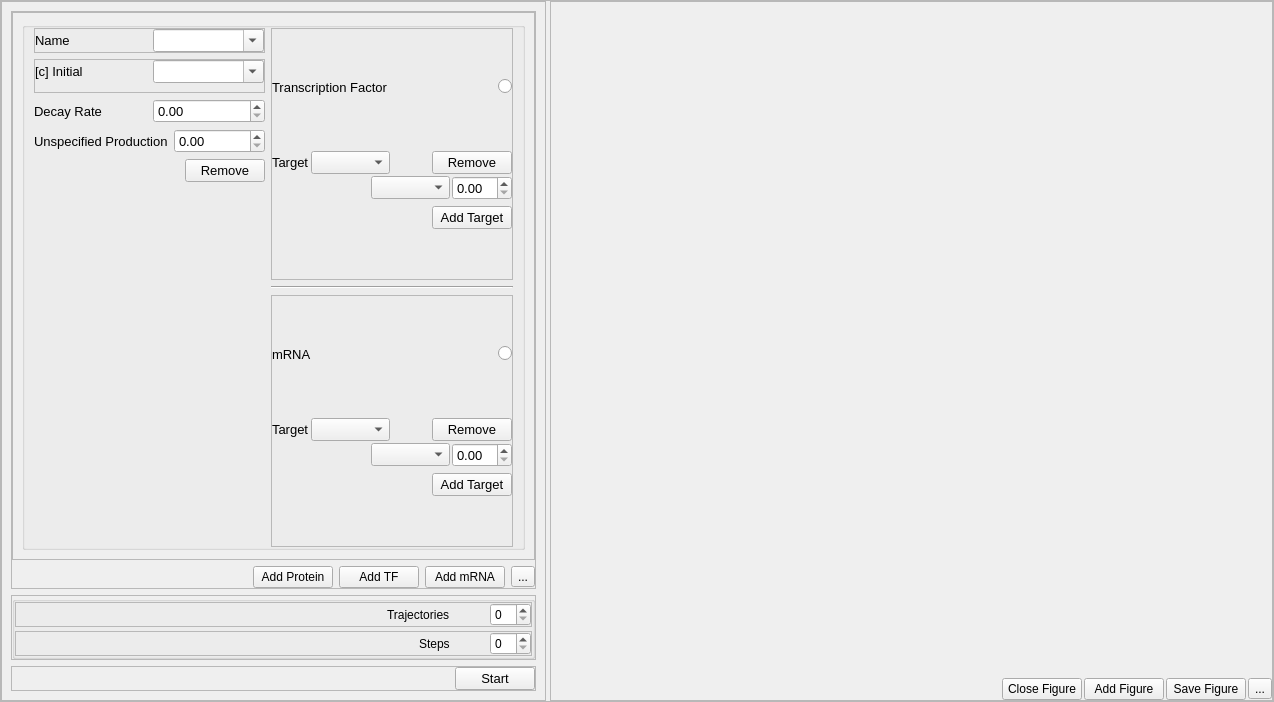
<?xml version="1.0" encoding="UTF-8"?>
<ui version="4.0">
 <class>Form</class>
 <widget class="QWidget" name="Form">
  <property name="geometry">
   <rect>
    <x>0</x>
    <y>0</y>
    <width>1274</width>
    <height>702</height>
   </rect>
  </property>
  <property name="sizePolicy">
   <sizepolicy hsizetype="Preferred" vsizetype="Preferred">
    <horstretch>75</horstretch>
    <verstretch>0</verstretch>
   </sizepolicy>
  </property>
  <property name="windowTitle">
   <string>Form</string>
  </property>
  <property name="styleSheet">
   <string notr="true"/>
  </property>
  <layout class="QGridLayout" name="gridLayout">
   <property name="leftMargin">
    <number>0</number>
   </property>
   <property name="topMargin">
    <number>0</number>
   </property>
   <property name="rightMargin">
    <number>0</number>
   </property>
   <property name="bottomMargin">
    <number>0</number>
   </property>
   <item row="0" column="0">
    <widget class="QFrame" name="frame">
     <property name="sizePolicy">
      <sizepolicy hsizetype="Expanding" vsizetype="Expanding">
       <horstretch>0</horstretch>
       <verstretch>0</verstretch>
      </sizepolicy>
     </property>
     <property name="frameShape">
      <enum>QFrame::StyledPanel</enum>
     </property>
     <property name="frameShadow">
      <enum>QFrame::Raised</enum>
     </property>
     <layout class="QHBoxLayout" name="horizontalLayout_2">
      <property name="spacing">
       <number>4</number>
      </property>
      <property name="leftMargin">
       <number>0</number>
      </property>
      <property name="topMargin">
       <number>0</number>
      </property>
      <property name="rightMargin">
       <number>0</number>
      </property>
      <property name="bottomMargin">
       <number>0</number>
      </property>
      <item>
       <widget class="QFrame" name="frame_3">
        <property name="sizePolicy">
         <sizepolicy hsizetype="Preferred" vsizetype="Preferred">
          <horstretch>2</horstretch>
          <verstretch>0</verstretch>
         </sizepolicy>
        </property>
        <property name="minimumSize">
         <size>
          <width>545</width>
          <height>700</height>
         </size>
        </property>
        <property name="frameShape">
         <enum>QFrame::StyledPanel</enum>
        </property>
        <property name="frameShadow">
         <enum>QFrame::Raised</enum>
        </property>
        <layout class="QVBoxLayout" name="verticalLayout_3">
         <item>
          <widget class="QFrame" name="frame_5">
           <property name="sizePolicy">
            <sizepolicy hsizetype="Expanding" vsizetype="Expanding">
             <horstretch>0</horstretch>
             <verstretch>12</verstretch>
            </sizepolicy>
           </property>
           <property name="frameShape">
            <enum>QFrame::StyledPanel</enum>
           </property>
           <property name="frameShadow">
            <enum>QFrame::Raised</enum>
           </property>
           <layout class="QVBoxLayout" name="verticalLayout_2">
            <property name="leftMargin">
             <number>0</number>
            </property>
            <property name="topMargin">
             <number>0</number>
            </property>
            <property name="rightMargin">
             <number>0</number>
            </property>
            <property name="bottomMargin">
             <number>0</number>
            </property>
            <item>
             <widget class="QScrollArea" name="scrollArea">
              <property name="widgetResizable">
               <bool>true</bool>
              </property>
              <widget class="QWidget" name="scrollAreaWidgetContents_2">
               <property name="geometry">
                <rect>
                 <x>0</x>
                 <y>0</y>
                 <width>521</width>
                 <height>555</height>
                </rect>
               </property>
               <layout class="QVBoxLayout" name="verticalLayout_12">
                <item>
                 <widget class="QGroupBox" name="proteinGroupBox">
                  <property name="sizePolicy">
                   <sizepolicy hsizetype="Expanding" vsizetype="Minimum">
                    <horstretch>0</horstretch>
                    <verstretch>0</verstretch>
                   </sizepolicy>
                  </property>
                  <property name="font">
                   <font>
                    <pointsize>10</pointsize>
                    <weight>50</weight>
                    <bold>false</bold>
                   </font>
                  </property>
                  <property name="title">
                   <string/>
                  </property>
                  <layout class="QHBoxLayout" name="horizontalLayout_12">
                   <property name="topMargin">
                    <number>0</number>
                   </property>
                   <property name="bottomMargin">
                    <number>0</number>
                   </property>
                   <item>
                    <layout class="QVBoxLayout" name="verticalLayout">
                     <item>
                      <widget class="QFrame" name="frame_6">
                       <property name="frameShape">
                        <enum>QFrame::StyledPanel</enum>
                       </property>
                       <property name="frameShadow">
                        <enum>QFrame::Raised</enum>
                       </property>
                       <layout class="QHBoxLayout" name="horizontalLayout_13">
                        <property name="leftMargin">
                         <number>0</number>
                        </property>
                        <property name="topMargin">
                         <number>0</number>
                        </property>
                        <property name="rightMargin">
                         <number>0</number>
                        </property>
                        <property name="bottomMargin">
                         <number>0</number>
                        </property>
                        <item>
                         <widget class="QLabel" name="label">
                          <property name="text">
                           <string>Name</string>
                          </property>
                         </widget>
                        </item>
                        <item>
                         <widget class="QComboBox" name="NameComboBox">
                          <property name="editable">
                           <bool>true</bool>
                          </property>
                         </widget>
                        </item>
                       </layout>
                      </widget>
                     </item>
                     <item>
                      <widget class="QFrame" name="frame_7">
                       <property name="frameShape">
                        <enum>QFrame::StyledPanel</enum>
                       </property>
                       <property name="frameShadow">
                        <enum>QFrame::Raised</enum>
                       </property>
                       <layout class="QHBoxLayout" name="horizontalLayout_14">
                        <property name="leftMargin">
                         <number>0</number>
                        </property>
                        <property name="topMargin">
                         <number>0</number>
                        </property>
                        <property name="rightMargin">
                         <number>0</number>
                        </property>
                        <item>
                         <widget class="QLabel" name="label_2">
                          <property name="frameShape">
                           <enum>QFrame::NoFrame</enum>
                          </property>
                          <property name="text">
                           <string>[c] Initial</string>
                          </property>
                         </widget>
                        </item>
                        <item>
                         <widget class="QComboBox" name="cComboBox">
                          <property name="editable">
                           <bool>true</bool>
                          </property>
                         </widget>
                        </item>
                       </layout>
                      </widget>
                     </item>
                     <item>
                      <layout class="QVBoxLayout" name="verticalLayout_6">
                       <item>
                        <layout class="QHBoxLayout" name="horizontalLayout_10">
                         <item>
                          <widget class="QLabel" name="label_4">
                           <property name="frameShape">
                            <enum>QFrame::NoFrame</enum>
                           </property>
                           <property name="text">
                            <string>Decay Rate</string>
                           </property>
                          </widget>
                         </item>
                         <item>
                          <widget class="QDoubleSpinBox" name="decayRateDoubleSpinBox"/>
                         </item>
                        </layout>
                       </item>
                       <item>
                        <layout class="QHBoxLayout" name="horizontalLayout_11">
                         <item>
                          <widget class="QLabel" name="label_9">
                           <property name="text">
                            <string>Unspecified Production</string>
                           </property>
                          </widget>
                         </item>
                         <item>
                          <widget class="QDoubleSpinBox" name="CreateDoubleSpinBox"/>
                         </item>
                        </layout>
                       </item>
                       <item>
                        <layout class="QHBoxLayout" name="horizontalLayout_15">
                         <item>
                          <spacer name="horizontalSpacer_14">
                           <property name="orientation">
                            <enum>Qt::Horizontal</enum>
                           </property>
                           <property name="sizeHint" stdset="0">
                            <size>
                             <width>40</width>
                             <height>20</height>
                            </size>
                           </property>
                          </spacer>
                         </item>
                         <item>
                          <widget class="QPushButton" name="removePushButton">
                           <property name="text">
                            <string>Remove</string>
                           </property>
                          </widget>
                         </item>
                        </layout>
                       </item>
                       <item>
                        <spacer name="verticalSpacer">
                         <property name="orientation">
                          <enum>Qt::Vertical</enum>
                         </property>
                         <property name="sizeHint" stdset="0">
                          <size>
                           <width>20</width>
                           <height>40</height>
                          </size>
                         </property>
                        </spacer>
                       </item>
                      </layout>
                     </item>
                    </layout>
                   </item>
                   <item>
                    <layout class="QVBoxLayout" name="verticalLayout_4">
                     <item>
                      <widget class="QFrame" name="frame_8">
                       <property name="frameShape">
                        <enum>QFrame::StyledPanel</enum>
                       </property>
                       <property name="frameShadow">
                        <enum>QFrame::Raised</enum>
                       </property>
                       <layout class="QVBoxLayout" name="verticalLayout_5">
                        <property name="leftMargin">
                         <number>0</number>
                        </property>
                        <property name="topMargin">
                         <number>0</number>
                        </property>
                        <property name="rightMargin">
                         <number>0</number>
                        </property>
                        <property name="bottomMargin">
                         <number>0</number>
                        </property>
                        <item>
                         <layout class="QHBoxLayout" name="horizontalLayout_4">
                          <item>
                           <widget class="QLabel" name="label_5">
                            <property name="text">
                             <string>Transcription Factor</string>
                            </property>
                           </widget>
                          </item>
                          <item>
                           <spacer name="horizontalSpacer_3">
                            <property name="orientation">
                             <enum>Qt::Horizontal</enum>
                            </property>
                            <property name="sizeHint" stdset="0">
                             <size>
                              <width>40</width>
                              <height>20</height>
                             </size>
                            </property>
                           </spacer>
                          </item>
                          <item>
                           <widget class="QRadioButton" name="tfRadioButton">
                            <property name="text">
                             <string/>
                            </property>
                           </widget>
                          </item>
                         </layout>
                        </item>
                        <item>
                         <layout class="QVBoxLayout" name="verticalLayout_8">
                          <item>
                           <layout class="QVBoxLayout" name="verticalLayout_7">
                            <property name="spacing">
                             <number>2</number>
                            </property>
                            <item>
                             <layout class="QHBoxLayout" name="horizontalLayout_5">
                              <item>
                               <widget class="QLabel" name="label_6">
                                <property name="sizePolicy">
                                 <sizepolicy hsizetype="Preferred" vsizetype="Preferred">
                                  <horstretch>0</horstretch>
                                  <verstretch>0</verstretch>
                                 </sizepolicy>
                                </property>
                                <property name="text">
                                 <string>Target</string>
                                </property>
                               </widget>
                              </item>
                              <item>
                               <widget class="QComboBox" name="targetComboBox"/>
                              </item>
                              <item>
                               <spacer name="horizontalSpacer_8">
                                <property name="orientation">
                                 <enum>Qt::Horizontal</enum>
                                </property>
                                <property name="sizeHint" stdset="0">
                                 <size>
                                  <width>40</width>
                                  <height>20</height>
                                 </size>
                                </property>
                               </spacer>
                              </item>
                              <item>
                               <widget class="QPushButton" name="removeTFPushButton">
                                <property name="text">
                                 <string>Remove</string>
                                </property>
                               </widget>
                              </item>
                             </layout>
                            </item>
                            <item>
                             <layout class="QHBoxLayout" name="horizontalLayout_6">
                              <item>
                               <spacer name="horizontalSpacer_4">
                                <property name="orientation">
                                 <enum>Qt::Horizontal</enum>
                                </property>
                                <property name="sizeHint" stdset="0">
                                 <size>
                                  <width>40</width>
                                  <height>20</height>
                                 </size>
                                </property>
                               </spacer>
                              </item>
                              <item>
                               <widget class="QComboBox" name="comboBox">
                                <property name="currentText">
                                 <string/>
                                </property>
                               </widget>
                              </item>
                              <item>
                               <widget class="QDoubleSpinBox" name="betaSpinBox"/>
                              </item>
                             </layout>
                            </item>
                           </layout>
                          </item>
                          <item>
                           <layout class="QHBoxLayout" name="horizontalLayout_7">
                            <item>
                             <spacer name="horizontalSpacer_5">
                              <property name="orientation">
                               <enum>Qt::Horizontal</enum>
                              </property>
                              <property name="sizeHint" stdset="0">
                               <size>
                                <width>40</width>
                                <height>20</height>
                               </size>
                              </property>
                             </spacer>
                            </item>
                            <item>
                             <widget class="QPushButton" name="addTargetPushButton">
                              <property name="text">
                               <string>Add Target</string>
                              </property>
                             </widget>
                            </item>
                           </layout>
                          </item>
                         </layout>
                        </item>
                       </layout>
                      </widget>
                     </item>
                     <item>
                      <widget class="Line" name="line">
                       <property name="orientation">
                        <enum>Qt::Horizontal</enum>
                       </property>
                      </widget>
                     </item>
                     <item>
                      <widget class="QFrame" name="frame_9">
                       <property name="frameShape">
                        <enum>QFrame::StyledPanel</enum>
                       </property>
                       <property name="frameShadow">
                        <enum>QFrame::Raised</enum>
                       </property>
                       <layout class="QVBoxLayout" name="verticalLayout_9">
                        <property name="leftMargin">
                         <number>0</number>
                        </property>
                        <property name="topMargin">
                         <number>0</number>
                        </property>
                        <property name="rightMargin">
                         <number>0</number>
                        </property>
                        <property name="bottomMargin">
                         <number>0</number>
                        </property>
                        <item>
                         <layout class="QHBoxLayout" name="horizontalLayout_8">
                          <item>
                           <widget class="QLabel" name="label_7">
                            <property name="text">
                             <string>mRNA</string>
                            </property>
                           </widget>
                          </item>
                          <item>
                           <spacer name="horizontalSpacer_6">
                            <property name="orientation">
                             <enum>Qt::Horizontal</enum>
                            </property>
                            <property name="sizeHint" stdset="0">
                             <size>
                              <width>40</width>
                              <height>20</height>
                             </size>
                            </property>
                           </spacer>
                          </item>
                          <item>
                           <widget class="QRadioButton" name="mRNARadioButton">
                            <property name="text">
                             <string/>
                            </property>
                           </widget>
                          </item>
                         </layout>
                        </item>
                        <item>
                         <layout class="QVBoxLayout" name="verticalLayout_10">
                          <item>
                           <layout class="QVBoxLayout" name="verticalLayout_11">
                            <property name="spacing">
                             <number>2</number>
                            </property>
                            <item>
                             <layout class="QHBoxLayout" name="horizontalLayout_9">
                              <item>
                               <widget class="QLabel" name="label_8">
                                <property name="text">
                                 <string>Target</string>
                                </property>
                               </widget>
                              </item>
                              <item>
                               <widget class="QComboBox" name="targetComboBox_2"/>
                              </item>
                              <item>
                               <spacer name="horizontalSpacer_7">
                                <property name="orientation">
                                 <enum>Qt::Horizontal</enum>
                                </property>
                                <property name="sizeHint" stdset="0">
                                 <size>
                                  <width>40</width>
                                  <height>20</height>
                                 </size>
                                </property>
                               </spacer>
                              </item>
                              <item>
                               <widget class="QPushButton" name="removemRNAPushButton">
                                <property name="text">
                                 <string>Remove</string>
                                </property>
                               </widget>
                              </item>
                             </layout>
                            </item>
                            <item>
                             <layout class="QHBoxLayout" name="horizontalLayout_18">
                              <item>
                               <spacer name="horizontalSpacer_15">
                                <property name="orientation">
                                 <enum>Qt::Horizontal</enum>
                                </property>
                                <property name="sizeHint" stdset="0">
                                 <size>
                                  <width>40</width>
                                  <height>20</height>
                                 </size>
                                </property>
                               </spacer>
                              </item>
                              <item>
                               <widget class="QComboBox" name="comboBox_2"/>
                              </item>
                              <item>
                               <widget class="QDoubleSpinBox" name="doubleSpinBox"/>
                              </item>
                             </layout>
                            </item>
                           </layout>
                          </item>
                          <item>
                           <layout class="QHBoxLayout" name="horizontalLayout_19">
                            <item>
                             <spacer name="horizontalSpacer_16">
                              <property name="orientation">
                               <enum>Qt::Horizontal</enum>
                              </property>
                              <property name="sizeHint" stdset="0">
                               <size>
                                <width>40</width>
                                <height>20</height>
                               </size>
                              </property>
                             </spacer>
                            </item>
                            <item>
                             <widget class="QPushButton" name="addTargetPushButton_2">
                              <property name="text">
                               <string>Add Target</string>
                              </property>
                             </widget>
                            </item>
                           </layout>
                          </item>
                         </layout>
                        </item>
                       </layout>
                      </widget>
                     </item>
                    </layout>
                   </item>
                  </layout>
                 </widget>
                </item>
               </layout>
              </widget>
             </widget>
            </item>
            <item>
             <layout class="QHBoxLayout" name="horizontalLayout_3">
              <item>
               <spacer name="horizontalSpacer_2">
                <property name="orientation">
                 <enum>Qt::Horizontal</enum>
                </property>
                <property name="sizeHint" stdset="0">
                 <size>
                  <width>40</width>
                  <height>20</height>
                 </size>
                </property>
               </spacer>
              </item>
              <item>
               <widget class="QPushButton" name="addProteinPushButton">
                <property name="text">
                 <string>Add Protein</string>
                </property>
               </widget>
              </item>
              <item>
               <widget class="QPushButton" name="addTFPushButton">
                <property name="text">
                 <string>Add TF</string>
                </property>
               </widget>
              </item>
              <item>
               <widget class="QPushButton" name="addmRNAPushButton">
                <property name="text">
                 <string>Add mRNA</string>
                </property>
               </widget>
              </item>
              <item>
               <widget class="QToolButton" name="toolButton">
                <property name="text">
                 <string>...</string>
                </property>
               </widget>
              </item>
             </layout>
            </item>
           </layout>
          </widget>
         </item>
         <item>
          <widget class="QFrame" name="frame_52">
           <property name="frameShape">
            <enum>QFrame::StyledPanel</enum>
           </property>
           <property name="frameShadow">
            <enum>QFrame::Raised</enum>
           </property>
           <layout class="QVBoxLayout" name="verticalLayout_40">
            <property name="spacing">
             <number>4</number>
            </property>
            <property name="leftMargin">
             <number>0</number>
            </property>
            <property name="topMargin">
             <number>0</number>
            </property>
            <property name="rightMargin">
             <number>0</number>
            </property>
            <property name="bottomMargin">
             <number>0</number>
            </property>
            <item>
             <widget class="QGroupBox" name="groupBox_5">
              <property name="sizePolicy">
               <sizepolicy hsizetype="Expanding" vsizetype="Expanding">
                <horstretch>0</horstretch>
                <verstretch>0</verstretch>
               </sizepolicy>
              </property>
              <property name="title">
               <string/>
              </property>
              <layout class="QVBoxLayout" name="verticalLayout_14">
               <property name="spacing">
                <number>4</number>
               </property>
               <property name="leftMargin">
                <number>0</number>
               </property>
               <property name="topMargin">
                <number>0</number>
               </property>
               <property name="rightMargin">
                <number>0</number>
               </property>
               <property name="bottomMargin">
                <number>0</number>
               </property>
               <item>
                <widget class="QFrame" name="frame_54">
                 <property name="frameShape">
                  <enum>QFrame::StyledPanel</enum>
                 </property>
                 <property name="frameShadow">
                  <enum>QFrame::Raised</enum>
                 </property>
                 <layout class="QHBoxLayout" name="horizontalLayout_17">
                  <property name="spacing">
                   <number>0</number>
                  </property>
                  <property name="leftMargin">
                   <number>0</number>
                  </property>
                  <property name="topMargin">
                   <number>0</number>
                  </property>
                  <property name="rightMargin">
                   <number>0</number>
                  </property>
                  <property name="bottomMargin">
                   <number>0</number>
                  </property>
                  <item>
                   <spacer name="horizontalSpacer_11">
                    <property name="orientation">
                     <enum>Qt::Horizontal</enum>
                    </property>
                    <property name="sizeHint" stdset="0">
                     <size>
                      <width>424</width>
                      <height>20</height>
                     </size>
                    </property>
                   </spacer>
                  </item>
                  <item>
                   <widget class="QLabel" name="label_26">
                    <property name="text">
                     <string>Trajectories</string>
                    </property>
                   </widget>
                  </item>
                  <item>
                   <spacer name="horizontalSpacer_12">
                    <property name="orientation">
                     <enum>Qt::Horizontal</enum>
                    </property>
                    <property name="sizeType">
                     <enum>QSizePolicy::Fixed</enum>
                    </property>
                    <property name="sizeHint" stdset="0">
                     <size>
                      <width>40</width>
                      <height>20</height>
                     </size>
                    </property>
                   </spacer>
                  </item>
                  <item>
                   <widget class="QSpinBox" name="trajectoriesSpinBox"/>
                  </item>
                 </layout>
                </widget>
               </item>
               <item>
                <widget class="QFrame" name="frame_53">
                 <property name="frameShape">
                  <enum>QFrame::StyledPanel</enum>
                 </property>
                 <property name="frameShadow">
                  <enum>QFrame::Raised</enum>
                 </property>
                 <layout class="QHBoxLayout" name="horizontalLayout_16">
                  <property name="spacing">
                   <number>0</number>
                  </property>
                  <property name="leftMargin">
                   <number>0</number>
                  </property>
                  <property name="topMargin">
                   <number>0</number>
                  </property>
                  <property name="rightMargin">
                   <number>0</number>
                  </property>
                  <property name="bottomMargin">
                   <number>0</number>
                  </property>
                  <item>
                   <spacer name="horizontalSpacer_9">
                    <property name="orientation">
                     <enum>Qt::Horizontal</enum>
                    </property>
                    <property name="sizeHint" stdset="0">
                     <size>
                      <width>419</width>
                      <height>10</height>
                     </size>
                    </property>
                   </spacer>
                  </item>
                  <item>
                   <widget class="QLabel" name="label_25">
                    <property name="text">
                     <string>Steps</string>
                    </property>
                   </widget>
                  </item>
                  <item>
                   <spacer name="horizontalSpacer_10">
                    <property name="orientation">
                     <enum>Qt::Horizontal</enum>
                    </property>
                    <property name="sizeType">
                     <enum>QSizePolicy::Fixed</enum>
                    </property>
                    <property name="sizeHint" stdset="0">
                     <size>
                      <width>40</width>
                      <height>10</height>
                     </size>
                    </property>
                   </spacer>
                  </item>
                  <item>
                   <widget class="QSpinBox" name="stepsSpinBox"/>
                  </item>
                 </layout>
                </widget>
               </item>
              </layout>
             </widget>
            </item>
           </layout>
          </widget>
         </item>
         <item>
          <widget class="QFrame" name="frame_2">
           <property name="sizePolicy">
            <sizepolicy hsizetype="Expanding" vsizetype="Expanding">
             <horstretch>0</horstretch>
             <verstretch>0</verstretch>
            </sizepolicy>
           </property>
           <property name="font">
            <font>
             <pointsize>10</pointsize>
            </font>
           </property>
           <property name="frameShape">
            <enum>QFrame::StyledPanel</enum>
           </property>
           <property name="frameShadow">
            <enum>QFrame::Raised</enum>
           </property>
           <layout class="QHBoxLayout" name="horizontalLayout">
            <property name="spacing">
             <number>4</number>
            </property>
            <property name="leftMargin">
             <number>0</number>
            </property>
            <property name="topMargin">
             <number>0</number>
            </property>
            <property name="rightMargin">
             <number>0</number>
            </property>
            <property name="bottomMargin">
             <number>0</number>
            </property>
            <item>
             <spacer name="horizontalSpacer">
              <property name="orientation">
               <enum>Qt::Horizontal</enum>
              </property>
              <property name="sizeHint" stdset="0">
               <size>
                <width>427</width>
                <height>20</height>
               </size>
              </property>
             </spacer>
            </item>
            <item>
             <widget class="QPushButton" name="startPushButton">
              <property name="text">
               <string>Start</string>
              </property>
             </widget>
            </item>
           </layout>
          </widget>
         </item>
        </layout>
       </widget>
      </item>
      <item>
       <widget class="QFrame" name="frame_4">
        <property name="sizePolicy">
         <sizepolicy hsizetype="Expanding" vsizetype="Expanding">
          <horstretch>75</horstretch>
          <verstretch>0</verstretch>
         </sizepolicy>
        </property>
        <property name="frameShape">
         <enum>QFrame::StyledPanel</enum>
        </property>
        <property name="frameShadow">
         <enum>QFrame::Raised</enum>
        </property>
        <layout class="QVBoxLayout" name="verticalLayout_25">
         <property name="spacing">
          <number>2</number>
         </property>
         <property name="leftMargin">
          <number>0</number>
         </property>
         <property name="topMargin">
          <number>0</number>
         </property>
         <property name="rightMargin">
          <number>0</number>
         </property>
         <property name="bottomMargin">
          <number>0</number>
         </property>
         <item>
          <layout class="QHBoxLayout" name="horizontalLayout_21">
           <item>
            <widget class="QStackedWidget" name="stackedWidget">
             <widget class="QWidget" name="page_5"/>
             <widget class="QWidget" name="page_6"/>
            </widget>
           </item>
          </layout>
         </item>
         <item>
          <layout class="QHBoxLayout" name="horizontalLayout_20">
           <item>
            <spacer name="horizontalSpacer_13">
             <property name="orientation">
              <enum>Qt::Horizontal</enum>
             </property>
             <property name="sizeHint" stdset="0">
              <size>
               <width>40</width>
               <height>20</height>
              </size>
             </property>
            </spacer>
           </item>
           <item>
            <widget class="QPushButton" name="closeFigurePushButton">
             <property name="text">
              <string>Close Figure</string>
             </property>
            </widget>
           </item>
           <item>
            <widget class="QPushButton" name="addFigurePushButton">
             <property name="text">
              <string>Add Figure</string>
             </property>
            </widget>
           </item>
           <item>
            <widget class="QPushButton" name="saveFigurePushButton">
             <property name="text">
              <string>Save Figure</string>
             </property>
            </widget>
           </item>
           <item>
            <widget class="QToolButton" name="figureToolButton">
             <property name="text">
              <string>...</string>
             </property>
            </widget>
           </item>
          </layout>
         </item>
        </layout>
       </widget>
      </item>
     </layout>
    </widget>
   </item>
  </layout>
 </widget>
 <resources/>
 <connections/>
</ui>
